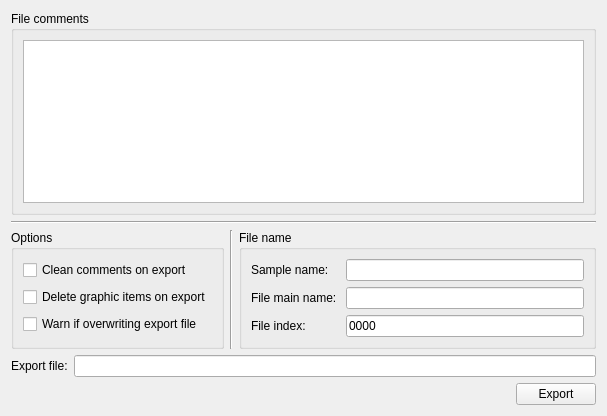
<?xml version="1.0" encoding="UTF-8"?>
<ui version="4.0">
 <class>Form</class>
 <widget class="QWidget" name="Form">
  <property name="geometry">
   <rect>
    <x>0</x>
    <y>0</y>
    <width>607</width>
    <height>416</height>
   </rect>
  </property>
  <property name="windowTitle">
   <string>Form</string>
  </property>
  <layout class="QVBoxLayout" name="verticalLayout_4">
   <item>
    <layout class="QVBoxLayout" name="verticalLayout_3">
     <item>
      <widget class="QGroupBox" name="groupBox">
       <property name="title">
        <string>File comments</string>
       </property>
       <layout class="QVBoxLayout" name="verticalLayout">
        <item>
         <widget class="QPlainTextEdit" name="comment_text_edit"/>
        </item>
       </layout>
      </widget>
     </item>
     <item>
      <widget class="Line" name="line">
       <property name="orientation">
        <enum>Qt::Horizontal</enum>
       </property>
      </widget>
     </item>
     <item>
      <layout class="QHBoxLayout" name="horizontalLayout">
       <item>
        <widget class="QGroupBox" name="groupBox_2">
         <property name="title">
          <string>Options</string>
         </property>
         <layout class="QVBoxLayout" name="verticalLayout_2">
          <item>
           <widget class="QCheckBox" name="clean_comment_cbox">
            <property name="text">
             <string>Clean comments on export</string>
            </property>
           </widget>
          </item>
          <item>
           <widget class="QCheckBox" name="delete_items_cbox">
            <property name="text">
             <string>Delete graphic items on export</string>
            </property>
           </widget>
          </item>
          <item>
           <widget class="QCheckBox" name="overwrite_warn_cbbox">
            <property name="text">
             <string>Warn if overwriting export file</string>
            </property>
           </widget>
          </item>
         </layout>
        </widget>
       </item>
       <item>
        <widget class="Line" name="line_2">
         <property name="orientation">
          <enum>Qt::Vertical</enum>
         </property>
        </widget>
       </item>
       <item>
        <widget class="QGroupBox" name="groupBox_3">
         <property name="title">
          <string>File name</string>
         </property>
         <layout class="QFormLayout" name="formLayout">
          <item row="0" column="0">
           <widget class="QLabel" name="label_2">
            <property name="text">
             <string>Sample name:</string>
            </property>
           </widget>
          </item>
          <item row="0" column="1">
           <widget class="QLineEdit" name="sample_name_tbox"/>
          </item>
          <item row="1" column="0">
           <widget class="QLabel" name="label_3">
            <property name="text">
             <string>File main name: </string>
            </property>
           </widget>
          </item>
          <item row="1" column="1">
           <widget class="QLineEdit" name="filename_tbox"/>
          </item>
          <item row="2" column="0">
           <widget class="QLabel" name="label_4">
            <property name="text">
             <string>File index:</string>
            </property>
           </widget>
          </item>
          <item row="2" column="1">
           <widget class="QLineEdit" name="file_index_tbox">
            <property name="inputMask">
             <string>9999</string>
            </property>
            <property name="text">
             <string>0000</string>
            </property>
           </widget>
          </item>
         </layout>
        </widget>
       </item>
      </layout>
     </item>
     <item>
      <layout class="QHBoxLayout" name="horizontalLayout_2">
       <item>
        <widget class="QLabel" name="label">
         <property name="frameShape">
          <enum>QFrame::NoFrame</enum>
         </property>
         <property name="text">
          <string>&lt;html&gt;&lt;head/&gt;&lt;body&gt;&lt;p&gt;&lt;span style=&quot; font-weight:600;&quot;&gt;Export file:&lt;/span&gt;&lt;/p&gt;&lt;/body&gt;&lt;/html&gt;</string>
         </property>
        </widget>
       </item>
       <item>
        <widget class="QLineEdit" name="export_full_path_tbox"/>
       </item>
      </layout>
     </item>
     <item>
      <layout class="QHBoxLayout" name="horizontalLayout_3">
       <item>
        <spacer name="horizontalSpacer">
         <property name="orientation">
          <enum>Qt::Horizontal</enum>
         </property>
         <property name="sizeHint" stdset="0">
          <size>
           <width>40</width>
           <height>20</height>
          </size>
         </property>
        </spacer>
       </item>
       <item>
        <widget class="QPushButton" name="export_button">
         <property name="text">
          <string>Export</string>
         </property>
        </widget>
       </item>
      </layout>
     </item>
    </layout>
   </item>
  </layout>
 </widget>
 <resources/>
 <connections/>
</ui>
